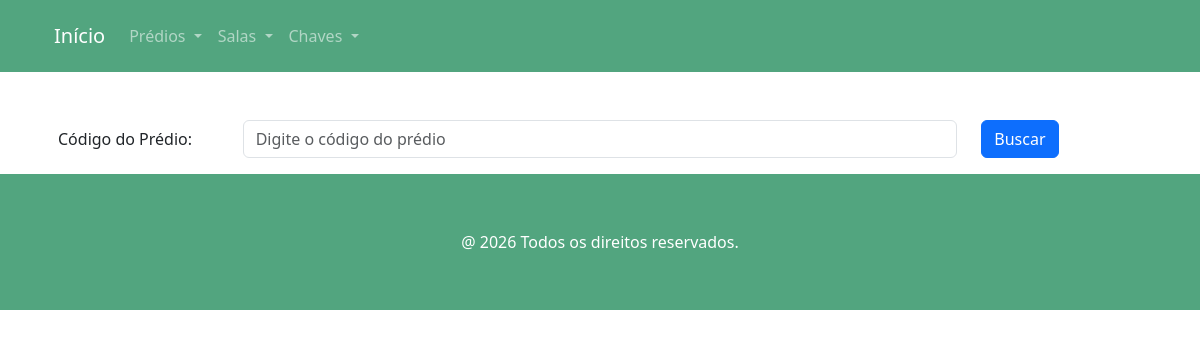
Before: /chaves with the older database file.
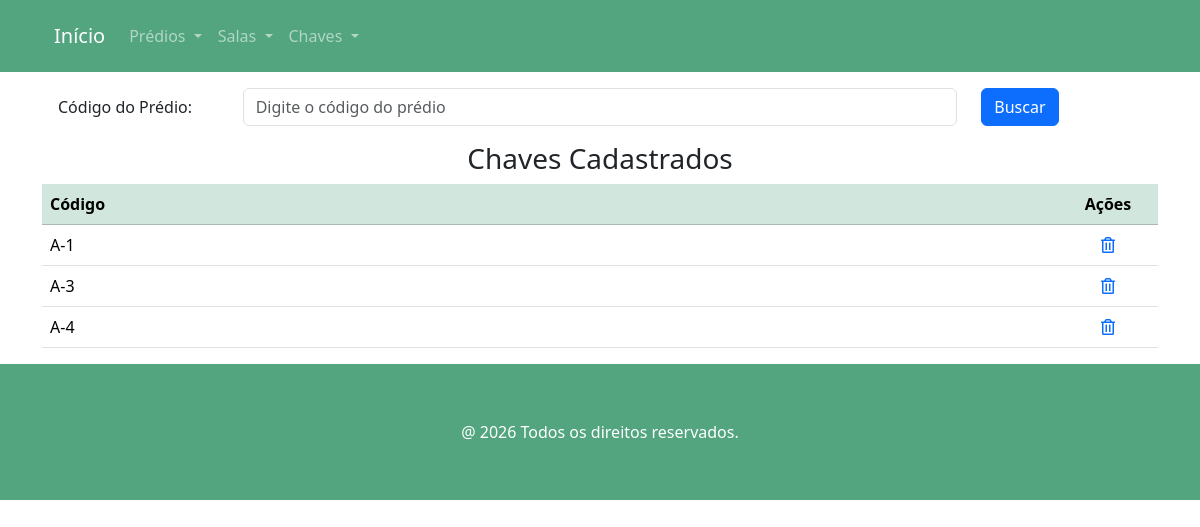
After: the same page with the newer database file.
### chave/models.py (models this page shows, shortened)
class Chave(models.Model):
    codigo = models.CharField(max_length=9, unique=True)
    numero = models.CharField("Número", max_length=3, help_text="Número da Chave", validators=[RegexValidator(regex=r'\b[0-9]{2}\b',)])
    class Meta:
        verbose_name = "Chave"
        verbose_name_plural = "Chaves"

### chave/views.py (the view)
# urls.py: path('chaves', ChaveView.as_view(), name='chaves'),
class ChaveView(ListView):
    model = Chave
    template_name = 'chaves.html'
    def get_queryset(self):
        buscar = self.request.GET.get('buscar')
        qs = super(ChaveView, self).get_queryset()
        if buscar:
            return qs.filter(codigo__icontains=buscar)
        if qs.count() == 0:
            return messages.info(self.request,'Não existem chaves cadastrados!')
        else:
            return qs

### chave/templates/chaves.html
{%  extends 'main.html' %}
{% load django_bootstrap5 %}
{% load static %}
{% block content %}
<section class="section">
        <div class="container">
            <form action="" method="GET">
                <div class="form-group row p-3">
                    <label class="col-sm-2 col-form-label">Código do Prédio: </label>
                    <div class="col-sm-8">
                        <input class="form-control" type="text" name="buscar" value="{{ request.GET.buscar }}"
                               placeholder="Digite o código do prédio">
                    </div>
                    <div class="col-sm-2">
                        <button type="submit" class="btn btn-primary">
                            Buscar
                        </button>
                    </div>
                </div>
            </form>
        {% if object_list %}
                <div class="card-body">
                    <h3 class="text-center">Chaves Cadastrados</h3>
                    <div class="table-responsive">
                        <table class="table table-hover">
                            <thead class="table-success">
                                <th>Código</th>
                                <th style="width: 100px; text-align: center">Ações</th>
                            </thead>
                            <tbody>
                            {% for chave in object_list %}
                                    <tr>
                                        <td>{{ chave.codigo }}</td>
                                        <td style="text-align: center">
                                            <a href="{% url 'chave_apagar' chave.pk %}">
                                                <span class="icon">
                                                    <i class="far fa-trash-alt"></i>
                                                </span>
                                            </a>
                                        </td>
                                    </tr>
                            {% endfor %}
                            </tbody>
                        </table>
                    </div>
                </div>
        {% endif %}
        </div>
    </section>
{% endblock %}

Changed rows visible on the page:
added Chave: codigo "A-1"
added Chave: codigo "A-3"
added Chave: codigo "A-4"
Other visible differences:
text now shown: "Chaves Cadastrados Código Ações"
